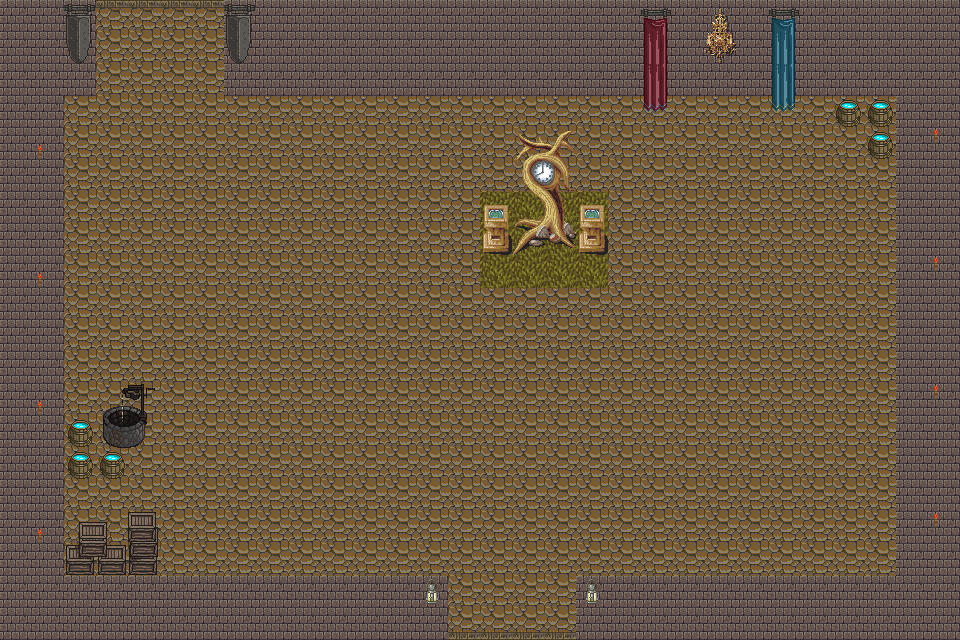

The image is a tile-based game level rendered from a .tmx file. Its description and complete source (layers, tilesets, objects, tile grids) follow:
An orthogonal 30x20 tile map with 32x32 px tiles, 3 tile layers (Pavimento, Frame, Oggetti), 2 tilesets and 18 objects.

<map version="1.10" tiledversion="1.11.0" orientation="orthogonal" renderorder="right-down" width="30" height="20" tilewidth="32" tileheight="32" infinite="0" nextlayerid="8" nextobjectid="26">
 <tileset firstgid="1" source="1.tsx" />
 <tileset firstgid="257" source="torce.tsx" />
 <layer id="4" name="Pavimento" width="30" height="20">
  <data encoding="csv">
184,184,184,184,184,184,184,184,184,184,184,184,184,184,184,184,184,184,184,184,184,184,184,184,184,184,184,184,184,184,
184,184,184,184,184,184,184,184,184,184,184,184,184,184,184,184,184,184,184,184,184,184,184,184,184,184,184,184,184,184,
184,184,184,184,184,184,184,184,184,184,184,184,184,184,184,184,184,184,184,184,184,184,184,184,184,184,184,184,184,184,
184,184,184,184,184,184,184,184,184,184,184,184,184,184,184,184,184,184,184,184,184,184,184,184,184,184,184,184,184,184,
184,184,184,184,184,184,184,184,184,184,184,184,184,184,184,184,184,184,184,184,184,184,184,184,184,184,184,184,184,184,
184,184,184,184,184,184,184,184,184,184,184,184,184,184,184,184,184,184,184,184,184,184,184,184,184,184,184,184,184,184,
184,184,184,184,184,184,184,184,184,184,184,184,184,184,184,184,184,184,184,184,184,184,184,184,184,184,184,184,184,184,
184,184,184,184,184,184,184,184,184,184,184,184,184,184,184,184,184,184,184,184,184,184,184,184,184,184,184,184,184,184,
184,184,184,184,184,184,184,184,184,184,184,184,184,184,184,184,184,184,184,184,184,184,184,184,184,184,184,184,184,184,
184,184,184,184,184,184,184,184,184,184,184,184,184,184,184,184,184,184,184,184,184,184,184,184,184,184,184,184,184,184,
184,184,184,184,184,184,184,184,184,184,184,184,184,184,184,184,184,184,184,184,184,184,184,184,184,184,184,184,184,184,
184,184,184,184,184,184,184,184,184,184,184,184,184,184,184,184,184,184,184,184,184,184,184,184,184,184,184,184,184,184,
184,184,184,184,184,184,184,184,184,184,184,184,184,184,184,184,184,184,184,184,184,184,184,184,184,184,184,184,184,184,
184,184,184,184,184,184,184,184,184,184,184,184,184,184,184,184,184,184,184,184,184,184,184,184,184,184,184,184,184,184,
184,184,184,184,184,184,184,184,184,184,184,184,184,184,184,184,184,184,184,184,184,184,184,184,184,184,184,184,184,184,
184,184,184,184,184,184,184,184,184,184,184,184,184,184,184,184,184,184,184,184,184,184,184,184,184,184,184,184,184,184,
184,184,184,184,184,184,184,184,184,184,184,184,184,184,184,184,184,184,184,184,184,184,184,184,184,184,184,184,184,184,
184,184,184,184,184,184,184,184,184,184,184,184,184,184,184,184,184,184,184,184,184,184,184,184,184,184,184,184,184,184,
184,184,184,184,184,184,184,184,184,184,184,184,184,184,184,184,184,184,184,184,184,184,184,184,184,184,184,184,184,184,
184,184,184,184,184,184,184,184,184,184,184,184,184,184,184,184,184,184,184,184,184,184,184,184,184,184,184,184,184,184
</data>
 </layer>
 <layer id="1" name="Frame" width="30" height="20">
  <data encoding="csv">
88,88,88,168,168,168,168,88,88,88,88,88,88,88,88,88,88,88,88,88,88,88,88,88,88,88,88,88,88,88,
88,88,88,0,0,0,0,88,88,88,88,88,88,88,88,88,88,88,88,88,88,88,88,88,88,88,88,88,88,88,
88,88,88,0,0,0,0,88,88,88,88,88,88,88,88,88,88,88,88,88,88,88,88,88,88,88,88,88,88,88,
88,88,0,0,0,0,0,0,0,0,0,0,0,0,0,0,0,0,0,0,0,0,0,0,0,0,0,0,88,88,
88,88,0,0,0,0,0,0,0,0,0,0,0,0,0,0,0,0,0,0,0,0,0,0,0,0,0,0,88,88,
88,88,0,0,0,0,0,0,0,0,0,0,0,0,0,0,0,0,0,0,0,0,0,0,0,0,0,0,88,88,
88,88,0,0,0,0,0,0,0,0,0,0,0,0,0,197,197,197,197,0,0,0,0,0,0,0,0,0,88,88,
88,88,0,0,0,0,0,0,0,0,0,0,0,0,0,197,197,197,197,0,0,0,0,0,0,0,0,0,88,88,
88,88,0,0,0,0,0,0,0,0,0,0,0,0,0,197,197,197,197,0,0,0,0,0,0,0,0,0,88,88,
88,88,0,0,0,0,0,0,0,0,0,0,0,0,0,0,0,0,0,0,0,0,0,0,0,0,0,0,88,88,
88,88,0,0,0,0,0,0,0,0,0,0,0,0,0,0,0,0,0,0,0,0,0,0,0,0,0,0,88,88,
88,88,0,0,0,0,0,0,0,0,0,0,0,0,0,0,0,0,0,0,0,0,0,0,0,0,0,0,88,88,
88,88,0,0,0,0,0,0,0,0,0,0,0,0,0,0,0,0,0,0,0,0,0,0,0,0,0,0,88,88,
88,88,0,0,0,0,0,0,0,0,0,0,0,0,0,0,0,0,0,0,0,0,0,0,0,0,0,0,88,88,
88,88,0,0,0,0,0,0,0,0,0,0,0,0,0,0,0,0,0,0,0,0,0,0,0,0,0,0,88,88,
88,88,0,0,0,0,0,0,0,0,0,0,0,0,0,0,0,0,0,0,0,0,0,0,0,0,0,0,88,88,
88,88,0,0,0,0,0,0,0,0,0,0,0,0,0,0,0,0,0,0,0,0,0,0,0,0,0,0,88,88,
88,88,0,0,0,0,0,0,0,0,0,0,0,0,0,0,0,0,0,0,0,0,0,0,0,0,0,0,88,88,
88,88,88,88,88,88,88,88,88,88,88,88,88,88,0,0,0,0,88,88,88,88,88,88,88,88,88,88,88,88,
88,88,88,88,88,88,88,88,88,88,88,88,88,88,200,200,200,200,88,88,88,88,88,88,88,88,88,88,88,88
</data>
 </layer>
 <layer id="5" name="Oggetti" width="30" height="20">
  <data encoding="csv">
0,0,99,0,0,0,0,99,0,0,0,0,0,0,0,0,0,0,0,0,121,0,238,0,120,0,0,0,0,0,
0,0,115,0,0,0,0,115,0,0,0,0,0,0,0,0,0,0,0,0,137,0,254,0,136,0,0,0,0,0,
0,0,0,0,0,0,0,0,0,0,0,0,0,0,0,0,0,0,0,0,137,0,0,0,136,0,0,0,0,0,
0,0,0,0,0,0,0,0,0,0,0,0,0,0,0,0,0,0,0,0,153,0,0,0,152,0,234,234,0,0,
0,258,0,0,0,0,0,0,0,0,0,0,0,0,0,0,173,174,0,0,0,0,0,0,0,0,0,234,0,260,
0,0,0,0,0,0,0,0,0,0,0,0,0,0,0,0,189,190,0,0,0,0,0,0,0,0,0,0,0,0,
0,0,0,0,0,0,0,0,0,0,0,0,0,0,0,237,205,206,237,0,0,0,0,0,0,0,0,0,0,0,
0,0,0,0,0,0,0,0,0,0,0,0,0,0,0,253,221,222,253,0,0,0,0,0,0,0,0,0,0,0,
0,258,0,0,0,0,0,0,0,0,0,0,0,0,0,0,0,0,0,0,0,0,0,0,0,0,0,0,0,260,
0,0,0,0,0,0,0,0,0,0,0,0,0,0,0,0,0,0,0,0,0,0,0,0,0,0,0,0,0,0,
0,0,0,0,0,0,0,0,0,0,0,0,0,0,0,0,0,0,0,0,0,0,0,0,0,0,0,0,0,0,
0,0,0,0,0,0,0,0,0,0,0,0,0,0,0,0,0,0,0,0,0,0,0,0,0,0,0,0,0,0,
0,258,0,239,240,0,0,0,0,0,0,0,0,0,0,0,0,0,0,0,0,0,0,0,0,0,0,0,0,260,
0,0,234,255,256,0,0,0,0,0,0,0,0,0,0,0,0,0,0,0,0,0,0,0,0,0,0,0,0,0,
0,0,234,234,0,0,0,0,0,0,0,0,0,0,0,0,0,0,0,0,0,0,0,0,0,0,0,0,0,0,
0,0,0,0,0,0,0,0,0,0,0,0,0,0,0,0,0,0,0,0,0,0,0,0,0,0,0,0,0,0,
0,258,232,233,235,0,0,0,0,0,0,0,0,0,0,0,0,0,0,0,0,0,0,0,0,0,0,0,0,260,
0,0,248,249,251,0,0,0,0,0,0,0,0,0,0,0,0,0,0,0,0,0,0,0,0,0,0,0,0,0,
0,0,0,0,0,0,0,0,0,0,0,0,0,117,0,0,0,0,117,0,0,0,0,0,0,0,0,0,0,0,
0,0,0,0,0,0,0,0,0,0,0,0,0,0,0,0,0,0,0,0,0,0,0,0,0,0,0,0,0,0
</data>
 </layer>
 <objectgroup id="7" name="collisioni">
  <object id="1" x="843.271" y="104.316" width="6.41049" height="1.74832" />
  <object id="5" x="829.867" y="95.5746" width="66.436" height="34.3835" />
  <object id="7" x="865.999" y="133.455" width="29.7214" height="28.5558" />
  <object id="8" x="897.469" y="0.582772" width="61.191" height="573.447" />
  <object id="11" x="576.944" y="575.196" width="382.881" height="64.6877" />
  <object id="12" x="0" y="572.865" width="446.403" height="65.2704" />
  <object id="13" x="0.582772" y="0" width="62.3566" height="573.447" />
  <object id="14" x="62.3566" y="-0.582772" width="34.3835" height="94.409" />
  <object id="15" x="224.95" y="0" width="674.85" height="92.6607" />
  <object id="16" x="643.963" y="93.8263" width="155.6" height="14.5693" />
  <object id="17" x="64.1049" y="454.562" width="62.9394" height="25.642" />
  <object id="18" x="64.1049" y="417.265" width="30.8869" height="37.2974" />
  <object id="19" x="96.1573" y="382.298" width="61.7738" height="71.6809" />
  <object id="20" x="64.6877" y="509.343" width="92.6607" height="65.2704" />
  <object id="22" x="482.535" y="205.718" width="26.2247" height="46.039" />
  <object id="23" x="579.858" y="203.387" width="26.8075" height="50.1184" />
  <object id="24" x="515.17" y="215.043" width="62.9394" height="37.2974" />
  <object id="25" x="515.753" y="127.627" width="61.191" height="83.9191" />
 </objectgroup>
</map>
